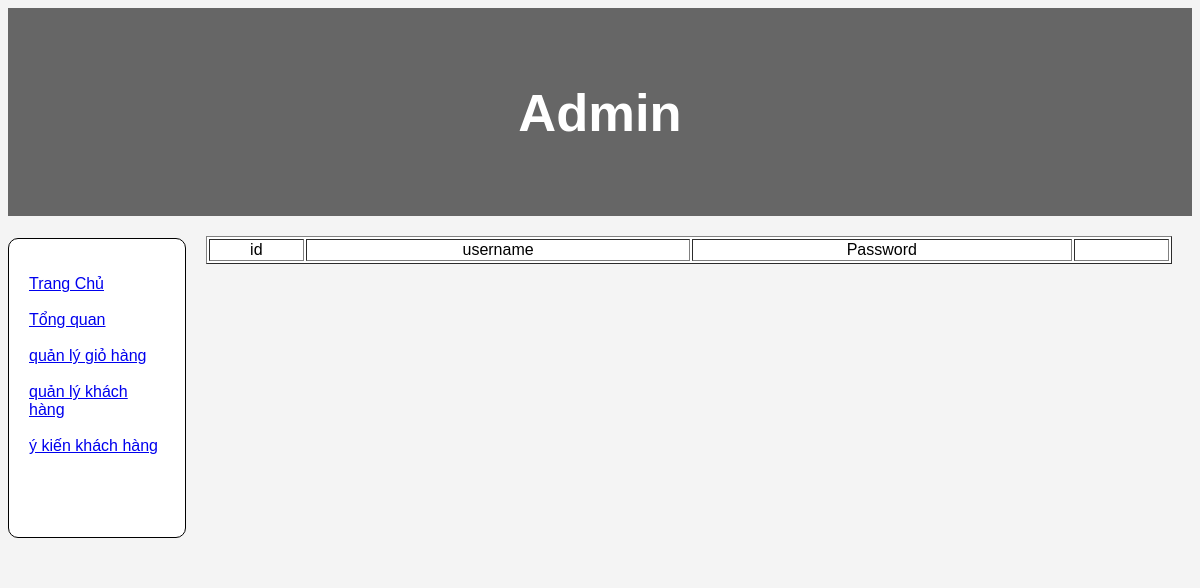
Page /adminkh.php on the earlier database version.
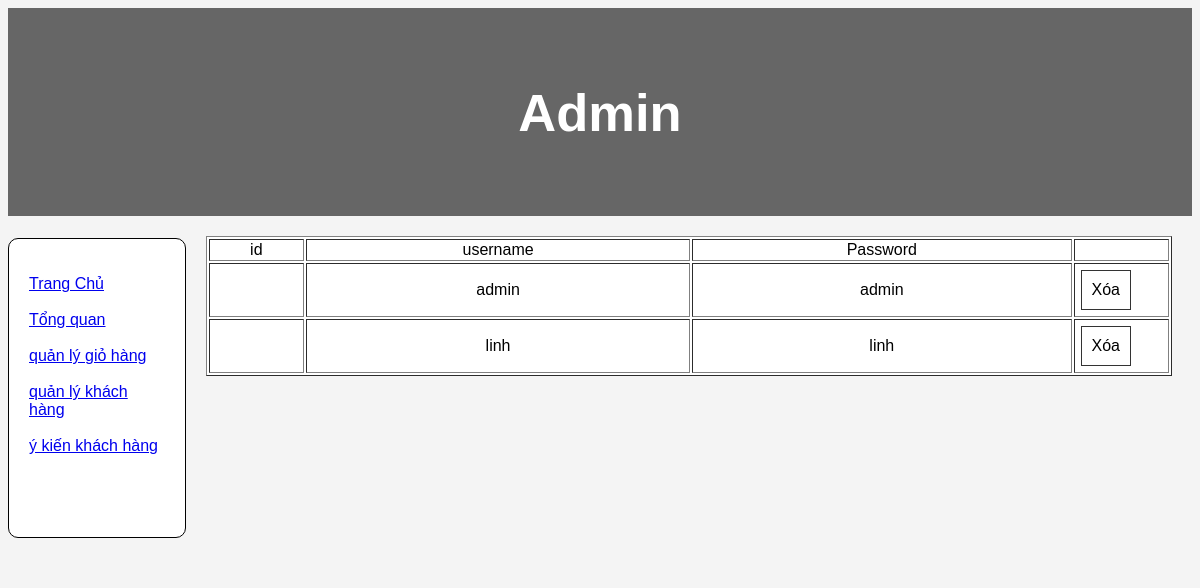
Same page on the later database version.
### tables this page shows
CREATE TABLE `account` (
  `username` varchar(50) NOT NULL,
  `password` varchar(50) NOT NULL,
  `type` int(10) NOT NULL
);

### adminkh.php (the view, shortened to what this page needs)
<!DOCTYPE html>
<html lang="en">
<head>
</head>
<body>
<header>
  <h2>Admin</h2>
</header>
<section>
<?php require_once 'navadmin.php'; ?>
  <article>
        <table width="100%" border = "1" >
        <tr style=" text-align: center; ">
        <td  width="10%" >id</td>
        <td  width="%" >username </td>
		    <td width="%" >Password </td>
        <td width="10%"></td>
        </tr>
        <form action="" method="post">
        <?php
        require_once "./connect.php";
		$sql = "SELECT * FROM account";
		$query = $connection->query($sql);
		while($row = $query->fetch_assoc())  :?>
            <div class="nav">
            <tr style=" text-align: center;">
            <td width=10% >
            <a><?= $row['id']?> </a> <br />
            </td>
            <td >
            <a><?= $row['username']?> </a> <br />
            </td>
            <td >
            <a ><?= $row['password'] ?></a><br />
            </td>
            <td width=10%>
              <div class="btnChange">
              <a class="deleteBtn" href="./deleteadminkh.php?id=<?= $row['id']?>"> Xóa </a>
            </div>
            </td>
            </tr>
          </div>
          <?php endwhile; ?>
        </table>
          </article>
</section>
</body>
</html>

Differences in the rows shown:
added account: username "admin", password "admin"
added account: username "linh", password "linh"
